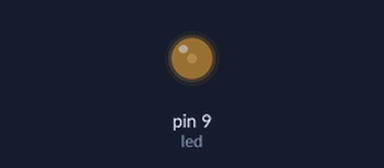
A sketch run on a simulated Arduino Uno, built with avr-gcc and run on an emulated ATmega328P. Shown: output pins drawn as LEDs (lit = HIGH).

Above: at 0.15 s.
At 0.8 s:
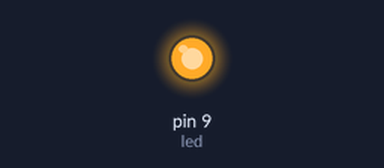
Timing chart, 0 to 2.3 s (numbered marks = the images above):
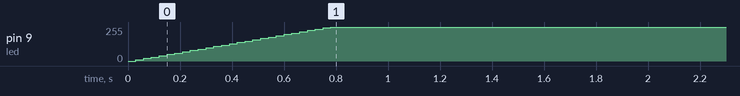

Measured:
- by itself, pin 9 (led): moves from 0/255 to 255/255 over 0.75 s

The sketch:

Fade1.ino
```cpp
int led = 9;  //pin that the LED is attached to
int brightness = 0; //Brightness of LED
int fadeAmount = 10; //points to fade the LED by


void setup() {
  // put your setup code here, to run once:
  pinMode(led, OUTPUT);
  Serial.begin(9600);

}

void loop() {
  // put your main code here, to run repeatedly:
  analogWrite(led, brightness);

  brightness = brightness + fadeAmount;

  if(brightness == 0 || brightness == 1023) {
    fadeAmount = -fadeAmount;
  }

  delay(30);

}
```
